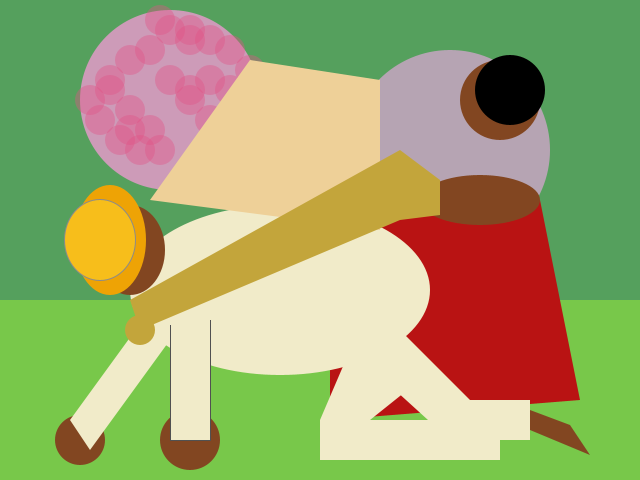
Frame 1 (no input)
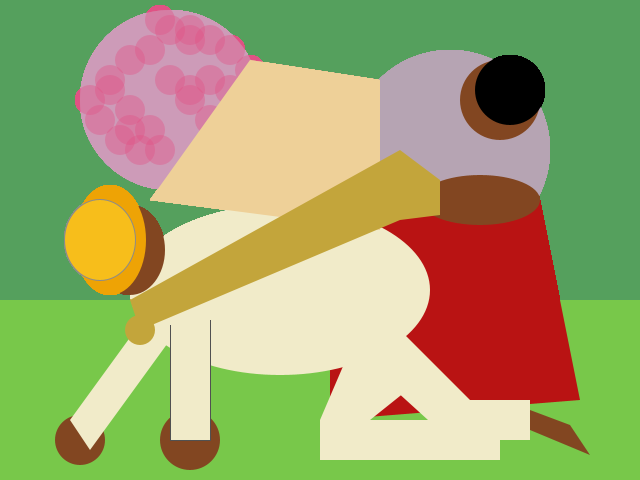
Frame 60 (the mouse pressed at the canvas centre just before this capture)
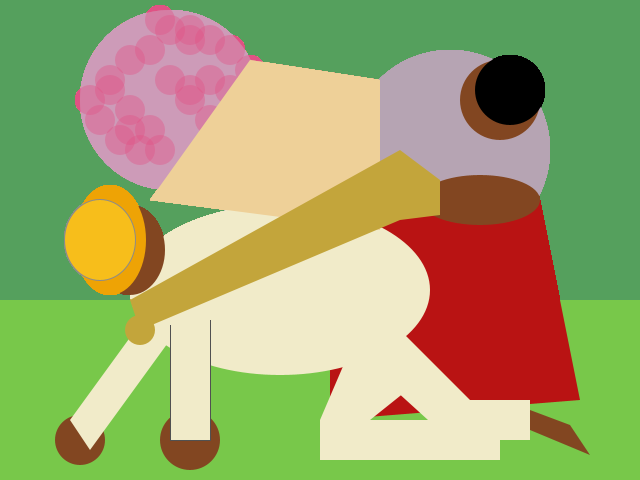
Frame 120 (the mouse held since frame 60 and released just before this capture)

The Processing sketch that drew these frames (run headless with seeded random() and noise(); from frame 60 on, the mouse is pressed at the canvas centre):

// Processing sketch: Dibujo
// ── Dibujo.pde
//Fernando Andrés Chávez Gavaldón

void setup(){
  size(640,480);
  background(85,160,93);
}
void draw(){
  
  
  noStroke();
  
  fill(120,200,74);//suelo
  rect(0,300,700,700);
  fill(130,70,33);//cuerpo
  circle(80,440,50);
  circle(190,440,60);



  
  fill(205,155,184);//FLores
  circle(170,100,180);
  fill(224, 81, 132,100);
  circle(170,80,30);
  circle(130,130,30);
  circle(160,20,30);
  circle(190,30,30);
  circle(210,40,30);
  circle(230,50,30);
  circle(90,100,30);
  circle(110,90,30);
  circle(130,110,30);
  circle(150,130,30);
  circle(160,150,30);
  circle(110,80,30);
  circle(130,60,30);
  circle(150,50,30);
  circle(170,30,30);
  circle(190,40,30);
  circle(190,90,30);
  circle(210,80,30);
  circle(230,90,30);
  circle(250,70,30);
  circle(190,100,30);
  circle(210,120,30);
  circle(230,130,30);
  circle(250,150,30);
  circle(100,120,30);
  circle(120,140,30);
  circle(140,150,30);
  

  
  fill(182,164,179);//cuerpo mujer
  circle(450,150,200);
  
  fill(185,19,19);//falda roja
  quad(540,200,330,200,330,420,580,400);
  
    fill(130,70,33);//cuerpo
  quad(530,410,530,430,590,455,570,425);
  fill(241,235,201);
  ellipse(280,290,300,170); //CUerpo grande
  rect(450,400,80,40);
  quad(340,340,450,440,510,440,400,330);
    
  fill(130,70,33);//cuerpo
  circle(500,100,80);
  ellipse(480,200,120,50);
  fill(0,0,0);//pelo
  circle(510,90,70);
  
  fill(241,235,201);//ropa
  quad(150,310,170,340,90,450,70,420);
  quad(350,350,420,380,320,460,320,420);
  quad(320,460,320,420,500,420,500,460);
  
  
  fill(238,208,152);//canasta
  quad(150,200,380,230,380,80,250,60);//
  fill(195,165,59);
  quad(130,300,400,150,400,220,140,330);
  circle(140,330,30);
  quad(400,220,400,150,440,180,440,215);
  fill(130,70,33); //cuerpo
  ellipse(130,250,70,90);
  fill(238, 163, 5);
  ellipse(110,240,72,110);
  fill(139,139,139);
  ellipse(100,240,72,82);
  fill(247, 190, 27);
  ellipse(100,240,70,80);
  fill(241,235,201);//ropa
  stroke(81, 81, 81 );
  rect(170,320,40,120);
  noStroke();
  rect(170,320,40,5);
 
  save("dibujo.jpg");


}
